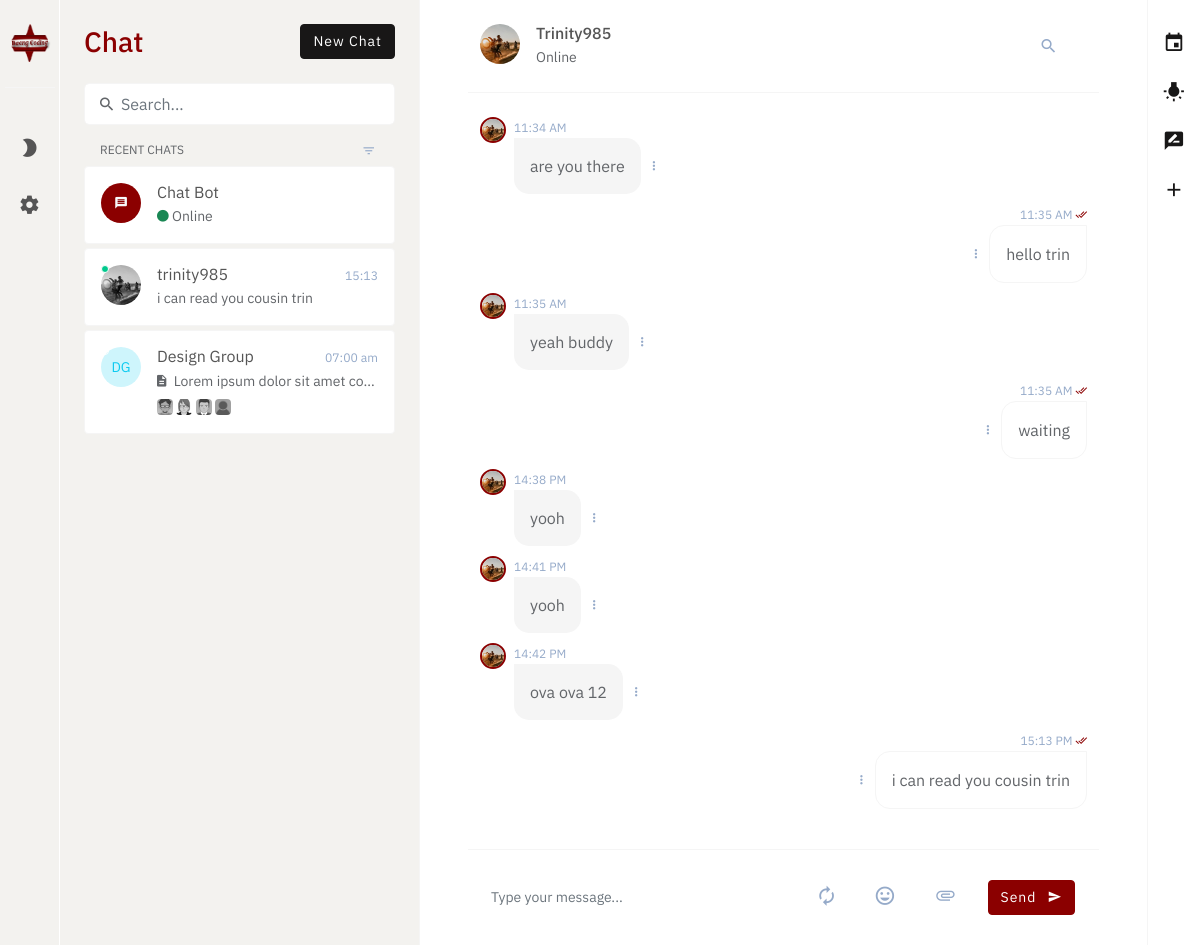
The page /chats/text_messages/trinity985/ (signed in) on the database its author committed.
### chats/models.py (models this page shows, shortened)
class Chat_Message(models.Model):
    sender = models.ForeignKey(User, on_delete=models.CASCADE, related_name="sender")
    receiver = models.ForeignKey(User, on_delete=models.CASCADE, related_name="receiver")
    body = models.TextField()
    is_read = models.BooleanField(default=False)
    create_date = models.DateTimeField(auto_now_add=True)

class Profile(models.Model):
    user = models.OneToOneField(User, on_delete=models.CASCADE, related_name="profile")
    phone = models.CharField(max_length=15, blank=True, null=True)
    company = models.ForeignKey(Company, on_delete=models.SET_NULL, blank=True, null=True)
    bio = models.TextField(blank=True, null=True)
    instagram = models.CharField(max_length=100, blank=True, null=True)
    linkedin = models.CharField(max_length=100, blank=True, null=True)
    avatar = models.ImageField(null=True, default="avatar5.png")

### chats/views.py (the view, shortened to what this page needs)
# urls.py: path('text_messages/<str:username>/', views.text_messages, name="text_messages"),
def text_messages(request, username):
    manage_notes_and_tasks(request)
    user = get_object_or_404(User, username=username)
    messages = Chat_Message.objects.filter((Q(sender=request.user) & Q(receiver=user)) | (Q(sender=user) & Q(receiver=request.user))).order_by('create_date')
    other_user_logged_in = is_user_logged_in(user)
    context = {'chat_messages': messages, 'other_user': user, 'other_user_logged_in': other_user_logged_in,}
    return render(request, 'chats_text_messages.html', context)

### templates/chats_text_messages.html (shortened to what this page needs)
{% extends 'chats_main.html' %}
{% load static %}
{% block main %}
<div class="navigation navbar justify-content-center py-xl-4 py-md-3 py-0 px-3">
    <a href="{% url 'start_chats' %}" class="brand">
        <img src="{% static 'chats/img/logo2.png' %}" alt="" style="width: 50px;">
    </a>
    <div class="nav flex-md-column nav-pills flex-grow-1" role="tablist" aria-orientation="vertical">
        <a class="mt-xl-3 mt-md-2 nav-link light-dark-toggle" href="javascript:void(0);">
            <i class="zmdi zmdi-brightness-2"></i>
        </a>
        <a class="mt-xl-3 mt-md-2 nav-link d-none d-sm-block" href="{% url 'settings' %}" role="tab"><i
                class="zmdi zmdi-settings"></i></a>
    </div>
</div>
{% include 'chats_components/sidebar.html' %}
{% include 'chats_components/right_bar.html' %}
<div class="main px-xl-5 px-lg-4 px-3">
    <div class="chat-body">
        <div class="chat-header border-bottom py-xl-4 py-md-3 py-2">
            <div class="container-xxl">
                <div class="row align-items-center">
                    <div class="col-6 col-xl-4">
                        <div class="media">
                            <div class="me-3 show-user-detail">
                                <img class="avatar rounded-circle" src="{{ other_user.profile.avatar.url }}"
                                    alt="avatar">
                            </div>
                            <div class="media-body overflow-hidden">
                                <div class="d-flex align-items-center mb-1">
                                    <h6 class="text-truncate mb-0 me-auto">{{ other_user.username|title }}</h6>
                                </div>
                                {% if other_user_logged_in %}
                                <div class="text-truncate">Online</div>
                                {% else %}
                                <div class="text-truncate">Offline</div>
                                {% endif %}
                            </div>
                        </div>
                    </div>
                    <div class="col-6 col-xl-8 text-end">
                        <ul class="nav justify-content-end">
                            <li class="nav-item list-inline-item d-none d-md-block me-3">
                                <a href="#" class="nav-link text-muted px-3" data-toggle="collapse"
                                    data-target="#chat-search-div" aria-expanded="true" title="Search this chat">
                                    <i class="zmdi zmdi-search zmdi-hc-lg"></i>
                                </a>
                            </li>
                        </ul>
                    </div>
                </div>
            </div>
        </div>
        <div class="chat-content">
            <div class="container-xxl">
                <ul class="list-unstyled py-4">
                    {% for message in chat_messages %}
                    {% if message.sender == request.user %}
                    <li class="d-flex message right">
                        <div class="message-body">
                            <span class="date-time text-muted">
                                {{ message.create_date|date:"H:i A" }}
                                <i class="zmdi zmdi-check-all text-primary"></i>
                            </span>
                            <div class="message-row d-flex align-items-center justify-content-end">
                                <div class="dropdown">
                                    <a class="text-muted me-1 p-2 text-muted" href="#" data-toggle="dropdown"
                                        aria-haspopup="true" aria-expanded="false">
                                        <i class="zmdi zmdi-more-vert"></i>
                                    </a>
                                </div>
                                <div class="message-content border p-3">
                                    {{ message.body }}
                                </div>
                            </div>
                        </div>
                    </li>
                    {% else %}
                    <li class="d-flex message">
                        <div class="mr-lg-3 me-2">
                            <img class="avatar sm rounded-circle" src="{{ other_user.profile.avatar.url }}">
                        </div>
                        <div class="message-body">
                            <span class="date-time text-muted">{{ message.create_date|date:"H:i A" }}</span>
                            <div class="message-row d-flex align-items-center">
                                <div class="message-content p-3">
                                    {{ message.body }}
                                </div>
                                <div class="dropdown">
                                    <a class="text-muted ms-1 p-2 text-muted" href="#" data-toggle="dropdown"
                                        aria-haspopup="true" aria-expanded="false">
                                        <i class="zmdi zmdi-more-vert"></i>
                                    </a>
                                </div>
                            </div>
                        </div>
                    </li>
                    {% endif %}
                    {% endfor %}
                </ul>
            </div>
        </div>
        <div class="chat-footer border-top py-xl-4 py-lg-2 py-2">
            <div class="container-xxl">
                <div class="row">
                    <form method="post">
                        <div class="col-12">
                            <div class="input-group align-items-center">
                                <input type="text" name="body" class="form-control border-0 pl-0"
                                    placeholder="Type your message...">
                                <div class="input-group-append d-none d-sm-block">
                                    <span class="input-group-text border-0">
                                        <button class="btn btn-sm btn-link text-muted" data-toggle="tooltip"
                                            title="Refresh" type="button">
                                            <i class="zmdi zmdi-refresh font-22"></i>
                                        </button>
                                    </span>
                                </div>
                                <div class="input-group-append">
                                    <span class="input-group-text border-0">
                                        <button class="btn btn-sm btn-link text-muted" data-toggle="tooltip"
                                            title="Smaily" type="button">
                                            <i class="zmdi zmdi-mood font-22"></i>
                                        </button>
                                    </span>
                                </div>
                                <div class="input-group-append">
                                    <span class="input-group-text border-0">
                                        <button class="btn btn-sm btn-link text-muted" data-toggle="tooltip"
                                            title="Attachment" type="button">
                                            <i class="zmdi zmdi-attachment font-22"></i>
                                        </button>
                                    </span>
                                </div>
                                <div class="input-group-append">
                                    <span class="input-group-text border-0 pr-0">
                                        <button type="submit" class="btn btn-primary">
                                            <span class="d-none d-md-inline-block me-2">Send</span>
                                            <i class="zmdi zmdi-mail-send"></i>
                                        </button>
                                    </span>
                                </div>
                            </div>
                        </div>
                    </form>
                </div>
            </div>
        </div>
    </div>
</div>
{% endblock %}

### templates/chats_components/sidebar.html (shortened to what this page needs)
{% load static %}
<div class="sidebar border-end py-xl-4 py-3 px-xl-4 px-3">
  <div class="tab-content">
    <div class="tab-pane fade show active" id="nav-tab-chat" role="tabpanel">
      <div class="d-flex justify-content-between align-items-center mb-4">
        <h3 class="mb-0 text-primary">Chat</h3>
        <div>
          <button class="btn btn-dark" type="button">New Chat</button>
        </div>
      </div>
      <div class="form-group input-group-lg search mb-3">
        <i class="zmdi zmdi-search"></i>
        <input type="text" class="form-control" placeholder="Search...">
      </div>
      <ul class="chat-list">
        <li class="header d-flex justify-content-between ps-3 pe-3 mb-1">
          <span>RECENT CHATS</span>
          <div class="dropdown">
            <a class="btn btn-link px-1 py-0 border-0 text-muted dropdown-toggle" href="#" role="button"
              data-toggle="dropdown" aria-haspopup="true" aria-expanded="false"><i
                class="zmdi zmdi-filter-list"></i></a>
          </div>
        </li>
        <li>
          <a href="chat.html" class="card">
            <div class="card-body">
              <div class="media">
                <div class="avatar me-3">
                  <div class="avatar rounded-circle no-image bg-primary text-light">
                    <span><i class="zmdi zmdi-comment-text"></i></span>
                  </div>
                </div>
                <div class="media-body overflow-hidden">
                  <div class="d-flex align-items-center mb-1">
                    <h6 class="text-truncate mb-0 me-auto">Chat Bot</h6>
                  </div>
                  <div class="text-truncate">
                    <i class="zmdi zmdi-circle text-success"></i> Online
                  </div>
                </div>
              </div>
            </div>
          </a>
        </li>
        {% for recent in recent_messages %}
        <li class="online">
          <a href="{% if recent.receiver == request.user %}
            {% url 'text_messages' recent.sender.username %}
            {% else %}
            {% url 'text_messages' recent.receiver.username %}
            {% endif %}" class="card">
            <div class="card-body">
              <div class="media">
                <div class="avatar me-3">
                  <span class="status rounded-circle"></span>
                  {% if recent.receiver == request.user %}
                  <img class="avatar rounded-circle" src="{{ recent.sender.profile.avatar.url }}" alt="avatar">
                  {% else %}
                  <img class="avatar rounded-circle" src="{{ recent.receiver.profile.avatar.url }}" alt="avatar">
                  {% endif %}
                </div>
                <div class="media-body overflow-hidden">
                  <div class="d-flex align-items-center mb-1">
                    {% if recent.receiver == request.user %}
                    <h6 class="text-truncate mb-0 me-auto">{{ recent.sender.username }}</h6>
                    {% else %}
                    <h6 class="text-truncate mb-0 me-auto">{{ recent.receiver.username }}</h6>
                    {% endif %}
                    <p class="small text-muted text-nowrap ms-4 mb-0">{{ recent.create_date|date:"H:i" }}</p>
                  </div>
                  <div class="text-truncate">{{ recent.body|truncatewords:10 }}</div>
                </div>
              </div>
            </div>
          </a>
        </li>
        {% endfor %}
        <li>
          <a href="pages/group-chat.html" class="card">
            <div class="card-body">
              <div class="media">
                <div class="avatar me-3">
                  <span class="status rounded-circle"></span>
                  <div class="avatar rounded-circle no-image cyan">
                    <span>DG</span>
                  </div>
                </div>
                <div class="media-body overflow-hidden">
                  <div class="d-flex align-items-center mb-1">
                    <h6 class="text-truncate mb-0 me-auto">Design Group</h6>
                    <p class="small text-muted text-nowrap ms-4 mb-0">07:00 am</p>
                  </div>
                  <div class="text-truncate">
                    <i class="zmdi zmdi-file-text me-1"></i> Lorem ipsum dolor sit amet consectetur, adipisicing....
                    <div class="avatar-list avatar-list-stacked mt-1">
                      <img class="avatar xs rounded" src="{% static 'chats/img/avatar4.png' %}" data-toggle="tooltip"
                        data-placement="top" title="Jojo">
                      <img class="avatar xs rounded" src="{% static 'chats/img/avatar3.png' %}" data-toggle="tooltip"
                        data-placement="top" title="Jeje">
                      <img class="avatar xs rounded" src="{% static 'chats/img/avatar5.png' %}" data-toggle="tooltip"
                        data-placement="top" title="Jaja">
                      <img class="avatar xs rounded" src="{% static 'chats/img/avatar1.jpg' %}" data-toggle="tooltip"
                        data-placement="top" title="Jiji">
                    </div>
                  </div>
                </div>
              </div>
            </div>
          </a>
        </li>
      </ul>
    </div>
  </div>
</div>

### rows shown on the page
Chat_Message: receiver.profile.avatar (picture), receiver.username "trinity985", create_date "15:13", body "i can read you cousin trin", create_date "15:13 PM"
Chat_Message: profile.avatar (picture), create_date "11:34 AM", body "are you there"
Chat_Message: create_date "11:35 AM", body "hello trin"
Chat_Message: profile.avatar (picture), create_date "11:35 AM", body "yeah buddy"
Chat_Message: create_date "11:35 AM", body "waiting"
Chat_Message: profile.avatar (picture), create_date "14:38 PM", body "yooh"
Chat_Message: profile.avatar (picture), create_date "14:41 PM", body "yooh"
Chat_Message: profile.avatar (picture), create_date "14:42 PM", body "ova ova 12"

### other values the page prints
{{ other_user.username|title }} "Trinity985"
